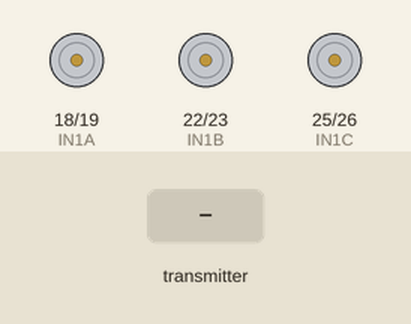
A sketch run on a simulated ESP32. On the bench: motor-driver pin pairs drawn as motors (green arrow = first pin HIGH = forward, orange = second pin HIGH = backward, longer = more drive). The inputs (shaded band) are chosen by the test bench.

Above: at 1.2 s.
1.3 s: the transmitter starts sending x_value = 0
At 2.5 s:
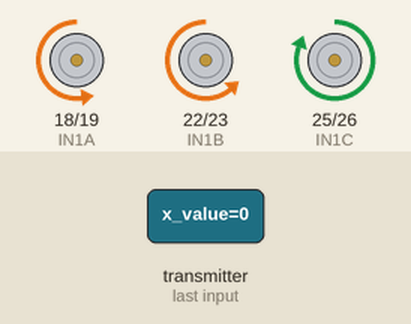
2.8 s: the transmitter starts sending y_value = 1024
At 3.7 s:
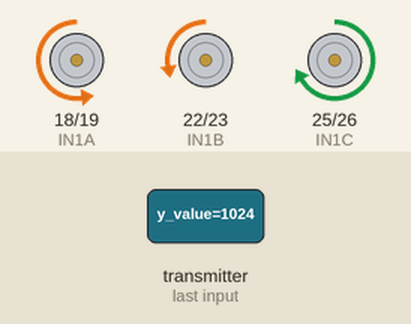
4.3 s: the transmitter starts sending x_value = 1024
At 4.8 s:
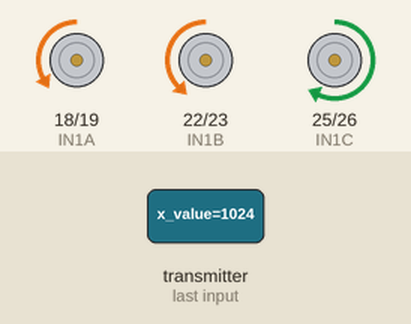
5.8 s: the transmitter starts sending y_value = 0
At 7.0 s:
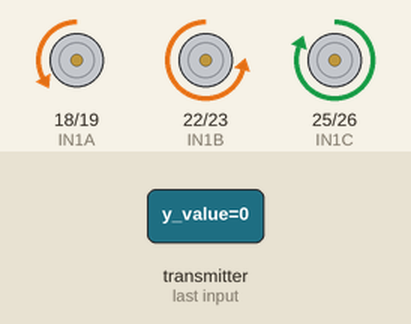
7.3 s: the transmitter starts sending x_value = 2048
At 8.3 s:
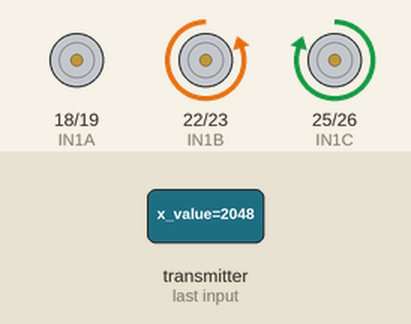
8.8 s: the transmitter starts sending y_value = 4095
At 9.5 s:
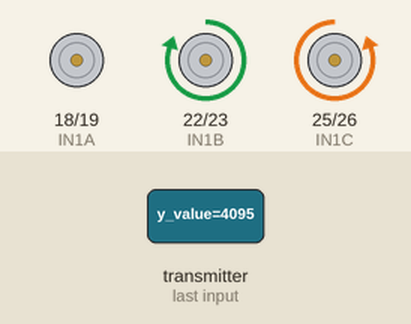
Timing chart, 0 to 11.3 s (numbered marks = the images above; inputs shaded):
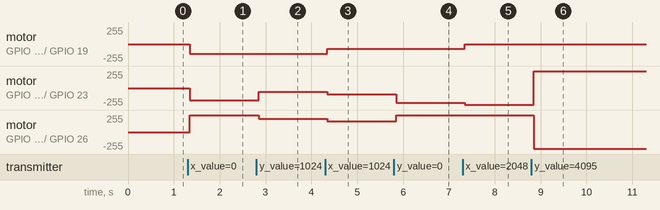

The sketch:

sketch_finalprogramreceiver.ino
```cpp
// Include Libraries
#include <esp_now.h>
#include <WiFi.h>

int updown;
int leftright;


const int low_joystick = 0;
const int high_joystick = 4095;
const float low_x = -7362.05;
const float high_x = 7362.05;
const float low_y = -14722.43;
const float high_y = 14722.43;
const int offset = 1300;

#define IN1A 18
#define IN2A 19
#define IN1B 22
#define IN2B 23
#define IN1C 25
#define IN2C 26

// Define a data structure
typedef struct struct_message {
  int x_value;
  int y_value;
  int sw_value;

} struct_message;

// Create a structured object
struct_message myData;


// Callback function executed when data is received
void OnDataRecv(const uint8_t *mac, const uint8_t *incomingData, int len) {
  memcpy(&myData, incomingData, sizeof(myData));
  /*Serial.print("Data received: ");
  Serial.println(len);
  Serial.print("x_value:");
  Serial.println(myData.x_value);
  Serial.print("y_value: ");
  Serial.println(myData.y_value);
  Serial.print("sw_value: ");
  Serial.println(myData.sw_value);
  Serial.println();*/
  updown = myData.x_value;
  leftright = myData.y_value;
  int xval = map(updown, low_joystick, high_joystick, low_x, high_x);
  int yval = map(leftright, low_joystick, high_joystick, low_y, high_y);
  /*Serial.print("x_value:");
  Serial.println(xval);
  Serial.print("y_value: ");
  Serial.println(yval);*/
  if (xval > -offset && xval < offset) {
    xval = 0;
  }

  if (yval > -offset && yval < offset) {
    yval = 0;
  }

  float u1 = xval / 50;                              //motor1 speed
  float u3 = ((-0.5 * xval) - (0.866 * yval)) / 50;  //motor2 speed
  float u2 = ((-0.5 * xval) + (0.866 * yval)) / 50;  //motor3 speed

  /*Serial.println(u1);
  Serial.println(u2);
  Serial.println(u3);
  delay(1000);*/
  if (u1 > 0) {

    analogWrite(IN1A, abs(u1));
    analogWrite(IN2A, 0);
    //analogWrite(motor1pinpwm, abs(u1));
  } else {
    int u11= abs(u1);
    analogWrite(IN1A, 0);
    analogWrite(IN2A, abs(u1));
    //analogWrite(motor1pinpwm, abs(u1));
  }
  if (u3 > 0) {
    //analogWrite(motor2pinpwm, abs(u3));
    analogWrite(IN1C, abs(u3));
    analogWrite(IN2C, 0);
  } else {
    //analogWrite(motor2pinpwm, abs(u3));
    analogWrite(IN1C, 0);
    analogWrite(IN2C, abs(u3));
  }
  if (u2 > 0) {

    //analogWrite(motor3pinpwm, abs(u2));
    analogWrite(IN1B, abs(u2));
    analogWrite(IN2B, 0);
  } else {

    //analogWrite(motor3pinpwm,abs(u2));
    analogWrite(IN1B, 0);
    analogWrite(IN2B, abs(u2));
  }

}

void setup() {
  // Set up Serial Monitor
  Serial.begin(115200);
  pinMode(IN1A, OUTPUT);
  pinMode(IN2A, OUTPUT);
  pinMode(IN1B, OUTPUT);
  pinMode(IN2B, OUTPUT);
  pinMode(IN1C, OUTPUT);
  pinMode(IN2C, OUTPUT);
  // Set ESP32 as a Wi-Fi Station
  WiFi.mode(WIFI_STA);

  // Initilize ESP-NOW
  if (esp_now_init() != ESP_OK) {
    Serial.println("Error initializing ESP-NOW");
    return;
  }
  esp_now_register_recv_cb(OnDataRecv);
  // Register callback function
}

void loop() {
}
```

Measured:
- after the input at 1.3 s, motor on GPIO 18 (IN1A) / GPIO 19 (IN2A): stopped → backward 147/255 after 0.05 s; motor on GPIO 22 (IN1B) / GPIO 23 (IN2B): stopped → backward 181/255 after 0.05 s; motor on GPIO 25 (IN1C) / GPIO 26 (IN2C): stopped → forward 255/255 after 0.05 s
- after the input at 2.8 s, motor on GPIO 22 (IN1B) / GPIO 23 (IN2B): backward 181/255 → backward 53/255 after 0.05 s; motor on GPIO 25 (IN1C) / GPIO 26 (IN2C): forward 255/255 → forward 201/255 after 0.05 s
- after the input at 4.3 s, motor on GPIO 18 (IN1A) / GPIO 19 (IN2A): backward 147/255 → backward 73/255 after 0.05 s; motor on GPIO 22 (IN1B) / GPIO 23 (IN2B): backward 53/255 → backward 90/255 after 0.05 s; motor on GPIO 25 (IN1C) / GPIO 26 (IN2C): forward 201/255 → forward 164/255 after 0.05 s
- after the input at 5.8 s, motor on GPIO 22 (IN1B) / GPIO 23 (IN2B): backward 90/255 → backward 218/255 after 0.05 s; motor on GPIO 25 (IN1C) / GPIO 26 (IN2C): forward 164/255 → forward 255/255 after 0.05 s
- after the input at 7.3 s, motor on GPIO 18 (IN1A) / GPIO 19 (IN2A): backward 73/255 → stopped after 0.05 s; motor on GPIO 22 (IN1B) / GPIO 23 (IN2B): backward 218/255 → backward 254/255 after 0.05 s; motor on GPIO 25 (IN1C) / GPIO 26 (IN2C): forward 255/255 → forward 254/255 after 0.05 s
- after the input at 8.8 s, motor on GPIO 22 (IN1B) / GPIO 23 (IN2B): backward 254/255 → forward 254/255 after 0.05 s; motor on GPIO 25 (IN1C) / GPIO 26 (IN2C): forward 254/255 → backward 254/255 after 0.05 s
